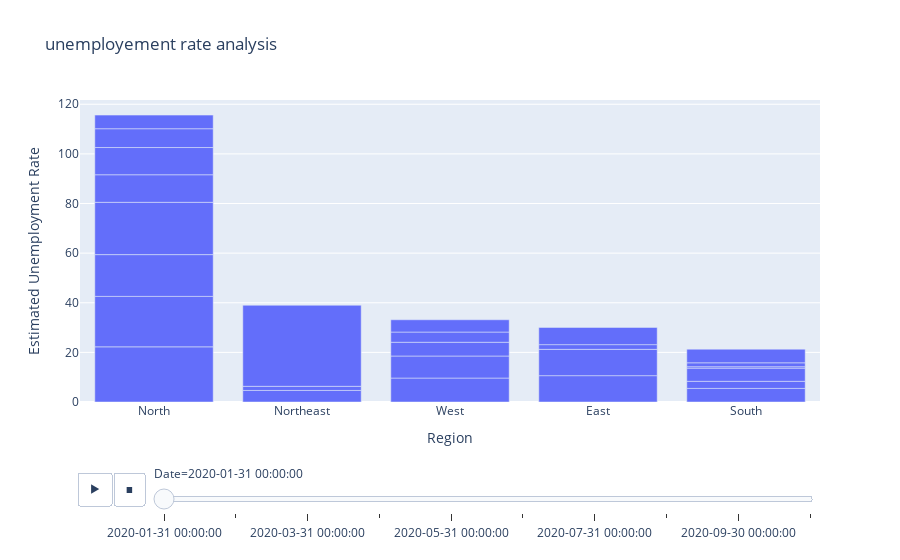

The code cell stored with this chart in its notebook:
### Markdown cell above
Estimated Unemployment Rate IN THE REGION

### Code cell
fig=px.bar(df,x="Region",y="Estimated Unemployment Rate",animation_frame="Date",title="unemployement rate analysis")
fig.update_layout(xaxis={'categoryorder':'total descending'})
fig.layout.updatemenus[0].buttons[0].args[1]['frame']['duration']=2000
fig.show()

### Figure 1 — Plotly figure (JSON) as saved in the notebook; plotly's stock layout.template omitted (floating-point values rounded to 4 significant figures)
{"data": [{"alignmentgroup": "True", "hovertemplate": "Date=2020-01-31 00:00:00<br>Region=%{x}<br>Estimated Unemployment Rate=%{y}<extra></extra>", "legendgroup": "", "marker": {"color": "#636efa", "pattern": {"shape": ""}}, "name": "", "offsetgroup": "", "orientation": "v", "showlegend": false, "textposition": "auto", "type": "bar", "x": ["South", "Northeast", "East", "West", "North", "West", "West", "North", "North", "North", "East", "South", "South", "West", "West", "Northeast", "East", "South", "North", "North", "South", "South", "Northeast", "North", "North", "East"], "xaxis": "x", "y": [5.48, 4.66, 10.61, 9.65, 22.23, 8.89, 5.54, 20.34, 16.83, 21.08, 10.61, 2.86, 5.31, 4.11, 4.95, 1.66, 1.9, 0.58, 11.11, 10.97, 1.57, 5.49, 32.67, 7.58, 5.49, 6.94], "yaxis": "y"}], "layout": {"barmode": "relative", "legend": {"tracegroupgap": 0}, "sliders": [{"active": 0, "currentvalue": {"prefix": "Date="}, "len": 0.9, "pad": {"b": 10, "t": 60}, "steps": [{"args": [["2020-01-31 00:00:00"], {"frame": {"duration": 0, "redraw": true}, "fromcurrent": true, "mode": "immediate", "transition": {"duration": 0, "easing": "linear"}}], "label": "2020-01-31 00:00:00", "method": "animate"}, {"args": [["2020-02-29 00:00:00"], {"frame": {"duration": 0, "redraw": true}, "fromcurrent": true, "mode": "immediate", "transition": {"duration": 0, "easing": "linear"}}], "label": "2020-02-29 00:00:00", "method": "animate"}, {"args": [["2020-03-31 00:00:00"], {"frame": {"duration": 0, "redraw": true}, "fromcurrent": true, "mode": "immediate", "transition": {"duration": 0, "easing": "linear"}}], "label": "2020-03-31 00:00:00", "method": "animate"}, {"args": [["2020-04-30 00:00:00"], {"frame": {"duration": 0, "redraw": true}, "fromcurrent": true, "mode": "immediate", "transition": {"duration": 0, "easing": "linear"}}], "label": "2020-04-30 00:00:00", "method": "animate"}, {"args": [["2020-05-31 00:00:00"], {"frame": {"duration": 0, "redraw": true}, "fromcurrent": true, "mode": "immediate", "transition": {"duration": 0, "easing": "linear"}}], "label": "2020-05-31 00:00:00", "method": "animate"}, {"args": [["2020-06-30 00:00:00"], {"frame": {"duration": 0, "redraw": true}, "fromcurrent": true, "mode": "immediate", "transition": {"duration": 0, "easing": "linear"}}], "label": "2020-06-30 00:00:00", "method": "animate"}, {"args": [["2020-07-31 00:00:00"], {"frame": {"duration": 0, "redraw": true}, "fromcurrent": true, "mode": "immediate", "transition": {"duration": 0, "easing": "linear"}}], "label": "2020-07-31 00:00:00", "method": "animate"}, {"args": [["2020-08-31 00:00:00"], {"frame": {"duration": 0, "redraw": true}, "fromcurrent": true, "mode": "immediate", "transition": {"duration": 0, "easing": "linear"}}], "label": "2020-08-31 00:00:00", "method": "animate"}, {"args": [["2020-09-30 00:00:00"], {"frame": {"duration": 0, "redraw": true}, "fromcurrent": true, "mode": "immediate", "transition": {"duration": 0, "easing": "linear"}}], "label": "2020-09-30 00:00:00", "method": "animate"}, {"args": [["2020-10-31 00:00:00"], {"frame": {"duration": 0, "redraw": true}, "fromcurrent": true, "mode": "immediate", "transition": {"duration": 0, "easing": "linear"}}], "label": "2020-10-31 00:00:00", "method": "animate"}], "x": 0.1, "xanchor": "left", "y": 0, "yanchor": "top"}], "title": {"text": "unemployement rate analysis"}, "updatemenus": [{"buttons": [{"args": [null, {"frame": {"duration": 2000, "redraw": true}, "fromcurrent": true, "mode": "immediate", "transition": {"duration": 500, "easing": "linear"}}], "label": "&#9654;", "method": "animate"}, {"args": [[null], {"frame": {"duration": 0, "redraw": true}, "fromcurrent": true, "mode": "immediate", "transition": {"duration": 0, "easing": "linear"}}], "label": "&#9724;", "method": "animate"}], "direction": "left", "pad": {"r": 10, "t": 70}, "showactive": false, "type": "buttons", "x": 0.1, "xanchor": "right", "y": 0, "yanchor": "top"}], "xaxis": {"anchor": "y", "categoryorder": "total descending", "domain": [0, 1], "title": {"text": "Region"}}, "yaxis": {"anchor": "x", "domain": [0, 1], "title": {"text": "Estimated Unemployment Rate"}}}}
